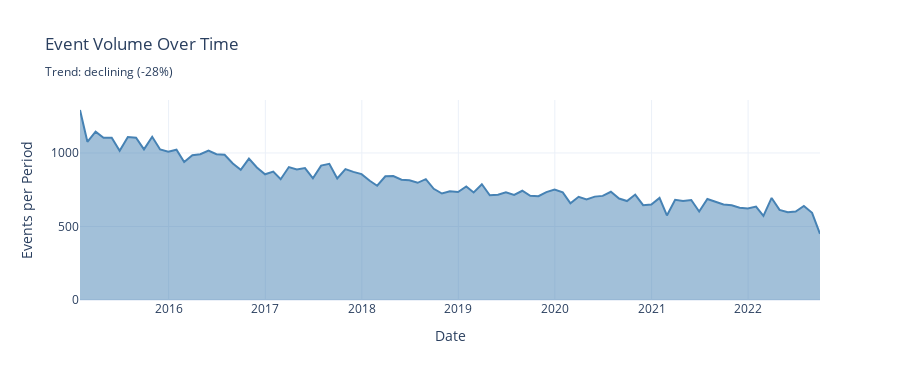

The notebook cell this image was saved under:
### Markdown cell above
## 1a.6 Temporal Coverage Analysis

**Why this matters for modeling:**

| Question | Impact |
|----------|--------|
| **Data gaps?** | Gaps produce misleading aggregation features — zeros that mean "no data" not "no activity" |
| **Volume trend?** | Growing volume means older entities have sparser history; declining means recent windows are underpopulated |
| **Entity coverage by window?** | Shows which aggregation windows will produce meaningful features vs. mostly zeros |
| **Entity arrival pattern?** | Concentrated arrivals = cohort effects; steady arrivals = stable population |

### Code cell
from customer_retention.stages.profiling import analyze_temporal_coverage

df_temp = df.copy()
df_temp[TIME_COLUMN] = pd.to_datetime(df_temp[TIME_COLUMN])

coverage_result = analyze_temporal_coverage(df_temp, ENTITY_COLUMN, TIME_COLUMN)

# Events over time with gap highlighting
fig = go.Figure()
fig.add_trace(go.Scatter(
    x=coverage_result.events_over_time.index,
    y=coverage_result.events_over_time.values,
    mode="lines", fill="tozeroy", name="Events", line_color="steelblue",
))

for gap in coverage_result.gaps:
    color = {"minor": "rgba(255,165,0,0.15)", "moderate": "rgba(255,100,0,0.25)",
             "major": "rgba(255,0,0,0.25)"}[gap.severity]
    fig.add_vrect(
        x0=gap.start, x1=gap.end, fillcolor=color, line_width=0,
        annotation_text=f"{gap.duration_days:.0f}d gap",
        annotation_position="top left", annotation_font_size=10,
    )

trend_label = f"{coverage_result.volume_trend} ({coverage_result.volume_change_pct:+.0%})"
fig.update_layout(
    title=f"Event Volume Over Time<br><sub>Trend: {trend_label}"
          + (f" | {len(coverage_result.gaps)} gap(s) highlighted" if coverage_result.gaps else "")
          + "</sub>",
    xaxis_title="Date", yaxis_title="Events per Period",
    template="plotly_white", height=380,
)
display_figure(fig)

### Figure 1 — Plotly figure (JSON) as saved in the notebook; plotly's stock layout.template omitted (floating-point values rounded to 4 significant figures)
{"data": [{"fill": "tozeroy", "line": {"color": "steelblue"}, "mode": "lines", "name": "Events", "type": "scatter", "x": ["2015-01-31T00:00:00", "2015-02-28T00:00:00", "2015-03-31T00:00:00", "2015-04-30T00:00:00", "2015-05-31T00:00:00", "2015-06-30T00:00:00", "2015-07-31T00:00:00", "2015-08-31T00:00:00", "2015-09-30T00:00:00", "2015-10-31T00:00:00", "2015-11-30T00:00:00", "2015-12-31T00:00:00", "2016-01-31T00:00:00", "2016-02-29T00:00:00", "2016-03-31T00:00:00", "2016-04-30T00:00:00", "2016-05-31T00:00:00", "2016-06-30T00:00:00", "2016-07-31T00:00:00", "2016-08-31T00:00:00", "2016-09-30T00:00:00", "2016-10-31T00:00:00", "2016-11-30T00:00:00", "2016-12-31T00:00:00", "2017-01-31T00:00:00", "2017-02-28T00:00:00", "2017-03-31T00:00:00", "2017-04-30T00:00:00", "2017-05-31T00:00:00", "2017-06-30T00:00:00", "2017-07-31T00:00:00", "2017-08-31T00:00:00", "2017-09-30T00:00:00", "2017-10-31T00:00:00", "2017-11-30T00:00:00", "2017-12-31T00:00:00", "2018-01-31T00:00:00", "2018-02-28T00:00:00", "2018-03-31T00:00:00", "2018-04-30T00:00:00", "2018-05-31T00:00:00", "2018-06-30T00:00:00", "2018-07-31T00:00:00", "2018-08-31T00:00:00", "2018-09-30T00:00:00", "2018-10-31T00:00:00", "2018-11-30T00:00:00", "2018-12-31T00:00:00", "2019-01-31T00:00:00", "2019-02-28T00:00:00", "2019-03-31T00:00:00", "2019-04-30T00:00:00", "2019-05-31T00:00:00", "2019-06-30T00:00:00", "2019-07-31T00:00:00", "2019-08-31T00:00:00", "2019-09-30T00:00:00", "2019-10-31T00:00:00", "2019-11-30T00:00:00", "2019-12-31T00:00:00", "2020-01-31T00:00:00", "2020-02-29T00:00:00", "2020-03-31T00:00:00", "2020-04-30T00:00:00", "2020-05-31T00:00:00", "2020-06-30T00:00:00", "2020-07-31T00:00:00", "2020-08-31T00:00:00", "2020-09-30T00:00:00", "2020-10-31T00:00:00", "2020-11-30T00:00:00", "2020-12-31T00:00:00", "2021-01-31T00:00:00", "2021-02-28T00:00:00", "2021-03-31T00:00:00", "2021-04-30T00:00:00", "2021-05-31T00:00:00", "2021-06-30T00:00:00", "2021-07-31T00:00:00", "2021-08-31T00:00:00", "2021-09-30T00:00:00", "2021-10-31T00:00:00", "2021-11-30T00:00:00", "2021-12-31T00:00:00", "2022-01-31T00:00:00", "2022-02-28T00:00:00", "2022-03-31T00:00:00", "2022-04-30T00:00:00", "2022-05-31T00:00:00", "2022-06-30T00:00:00", "2022-07-31T00:00:00", "2022-08-31T00:00:00", "2022-09-30T00:00:00"], "y": [1292, 1076, 1145, 1103, 1103, 1015, 1108, 1103, 1024, 1110, 1024, 1008, 1022, 938, 985, 991, 1016, 991, 988, 928, 885, 961, 901, 855, 873, 821, 904, 887, 897, 827, 914, 926, 826, 890, 871, 856, 811, 777, 841, 843, 818, 814, 797, 822, 756, 724, 740, 734, 772, 731, 787, 712, 716, 732, 715, 743, 709, 706, 734, 751, 732, 658, 702, 684, 703, 708, 736, 690, 673, 717, 645, 650, 694, 575, 681, 673, 680, 602, 687, 665, 649, 644, 628, 622, 635, 572, 694, 613, 597, 602, 639, 593, 450]}], "layout": {"height": 380, "title": {"text": "Event Volume Over Time<br><sub>Trend: declining (-28%)</sub>"}, "xaxis": {"title": {"text": "Date"}}, "yaxis": {"title": {"text": "Events per Period"}}}}
